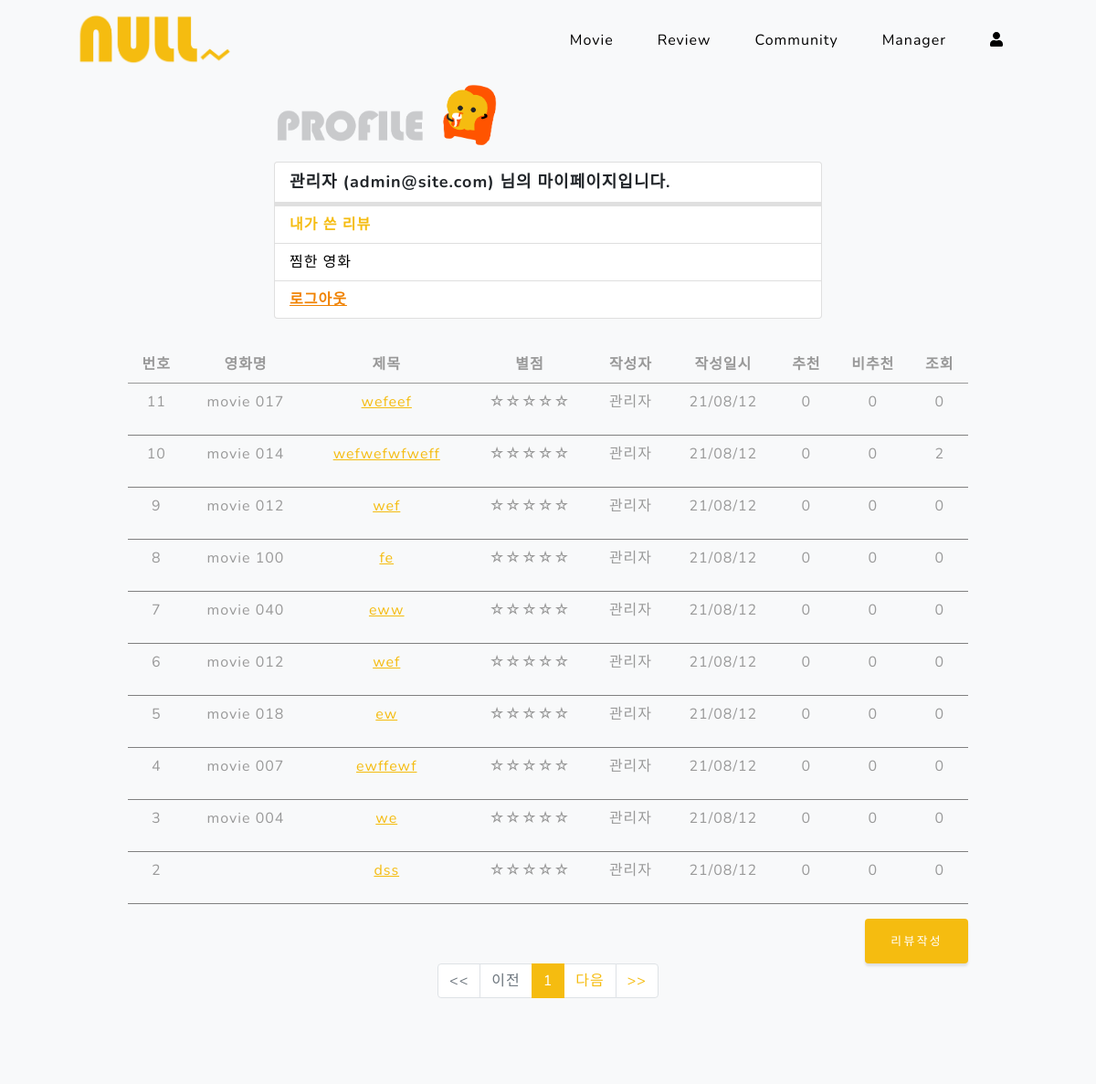
The page /account/review (signed in, upper part) on the database as committed earlier.
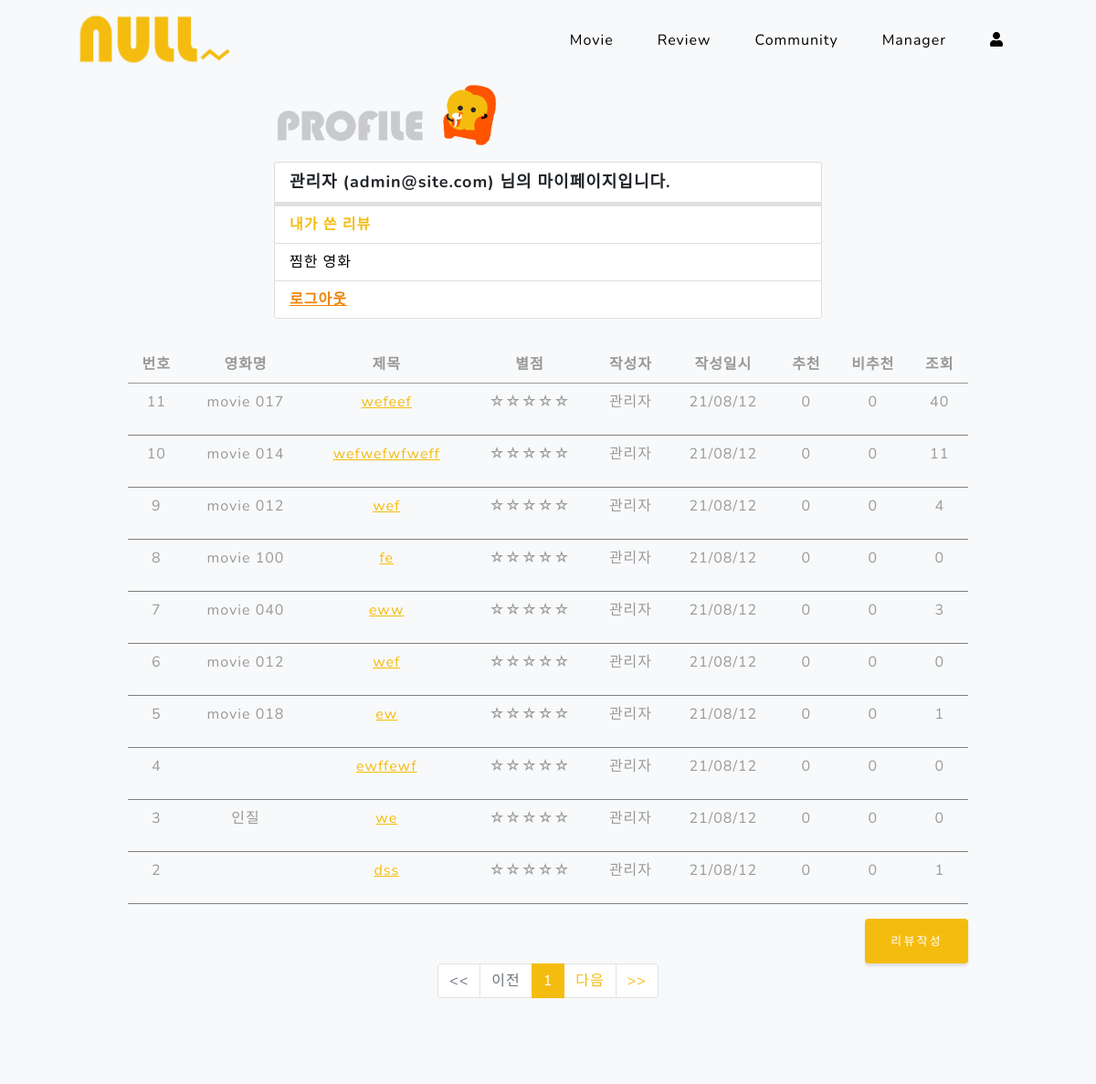
The same page on the database as committed later.
### review/models.py (models this page shows, shortened)
class Review(models.Model) :
    movie = models.ForeignKey('movie.Movie', on_delete=models.SET_NULL, null=True)
    title = models.CharField(max_length=200)
    star = models.PositiveIntegerField()
    author = models.ForeignKey(settings.AUTH_USER_MODEL, on_delete=models.CASCADE)
    content = models.TextField()
    create_date = models.DateTimeField(default=timezone.now)
    modify_date = models.DateTimeField(null=True, blank=True)  # auto_now=True
    like_review = models.ManyToManyField(User, default=0, related_name='like_review')
    unlike_review = models.ManyToManyField(User, default=0, related_name='unlike_review')
    review_hit = models.PositiveIntegerField(default=0)
    def __str__(self):
        return self.title

### movie/models.py (models this page shows, shortened)
class Movie(models.Model):
    title = models.CharField(max_length=100)  # 영화명
    description = models.TextField()  # 영화설명
    poster = models.ImageField(upload_to='media/', blank=True, null=True)  # 포스터
    pub_date = models.DateField()  # 개봉일
    director = models.CharField(max_length=100)  # 감독
    create_date = models.DateTimeField(default=timezone.now)
    running_time = models.PositiveIntegerField(default=0)
    age_limit = models.CharField(max_length=15, default='전체관람가')

### account/models.py (models this page shows, shortened)
class User(AbstractBaseUser, PermissionsMixin):
    email = models.EmailField(
        verbose_name=_('Email address'),
        max_length=255,
        unique=True,
    )
    nickname = models.CharField(
        verbose_name=_('Nickname'),
        max_length=30,
        unique=True
    )
    is_active = models.BooleanField(
        verbose_name=_('Is active'),
        default=True
    )
    date_joined = models.DateTimeField(
        verbose_name=_('Date joined'),
        default=timezone.now
    )
    salt = models.CharField(
        verbose_name=_('Salt'),
        max_length=10,
        blank=True
    )
    objects = UserManager()
    USERNAME_FIELD = 'email'
    REQUIRED_FIELDS = ['nickname', ]
    class Meta:
        verbose_name = _('user')
        verbose_name_plural = _('users')
        ordering = ('-date_joined',)
    def __str__(self):
        return self.nickname
    def get_full_name(self):
        return self.nickname
    get_full_name.short_description = _('Full name')

### account/views.py (the view)
# urls.py: path('review', views.review, name='review'),
@login_required(login_url='account:login')
def review(request):
    page = request.GET.get('page', '1')
    if page == '':
        page = '1'
    page = int(page)
    review_list = Review.objects.filter(author=request.user.id).order_by('-create_date')
    num = 10
    paginator = Paginator(review_list, num)
    review_list = paginator.page(page)
    start_index = 1
    for i in reversed(range(1, page + 1)):
        if i % num == 1:
            start_index = i
            break
    max_index = len(paginator.page_range)
    end_index = start_index + num
    if end_index >= max_index:
        end_index = max_index
    page_range = range(start_index, end_index)
    return render(request, 'account/review.html', {'review_list': review_list, 'page_range': page_range})

### review/templatetags/review_filter.py (called while the page is built)
@register.filter
def sub(value, arg):
    return value - arg

### templates/account/review.html (shortened to what the changed rows need)
{% extends 'base.html' %}
{% load static %}
{% load review_filter %}
{% block main %}
<div class="row container my-3" style="padding: 15px 40px 80px 40px; text-align: center;">
    <table class="table">
        <thead>
        <tr>
            <th>번호</th>
            <th>영화명</th>
            <th>제목</th>
            <th>별점</th>
            <th>작성자</th>
            <th>작성일시</th>
            <th>추천</th>
            <th>비추천</th>
            <th>조회</th>
        </tr>
        </thead>
        <tbody>
        {% if review_list %}
        {% for review in review_list %}
        <tr>
            <td>
                {{ review_list.paginator.count|sub:review_list.start_index|sub:forloop.counter0|add:1 }}
            </td>
            <td>
                {{ review.movie.title }}
            </td>
            <td>
                <a href="{% url 'review:review_detail' review.id %}">{{ review }}</a>
            </td>
            <td>
                {% if review.star == 0 %}
                    <p>☆☆☆☆☆</p>
                {% elif review.star == 1 %}
                    <p>★☆☆☆☆</p>
                {% elif review.star == 2 %}
                    <p>★★☆☆☆</p>
                {% elif review.star == 3 %}
                    <p>★★★☆☆</p>
                {% elif review.star == 4 %}
                    <p>★★★★☆</p>
                {% else %}
                    <p>★★★★★</p>
                {% endif %}
            </td>
            <td>{{ review.author }}</td>
            <td>
                {{ review.create_date| date:"y/m/d" }}
            </td>
            <td>{{ review.like_review.count }}</td>
            <td>{{ review.unlike_review.count }}</td>
            <td>{{ review.review_hit }}</td>
        </tr>
        {% endfor %}
        {% else %}
        <tr>
            <td colspan="3">리뷰가 없습니다.</td>
        </tr>
        {% endif %}
        </tbody>
    </table>
</div>
{% endblock %}

Rows that differ between the two databases and show on the page:
changed Review "wefeef": review_hit "0" → "40"
changed Review "wefwefwfweff": review_hit "2" → "11"
changed Review (number 3 of 10 on the later page): review_hit "0" → "4"
changed Review "eww": review_hit "0" → "3"
changed Review "ew": review_hit "0" → "1"
changed Review "ewffewf": movie "movie 007" → (not shown)
changed through a linked row, Review "we": movie "movie 004" → "인질"
changed Review "dss": review_hit "0" → "1"
